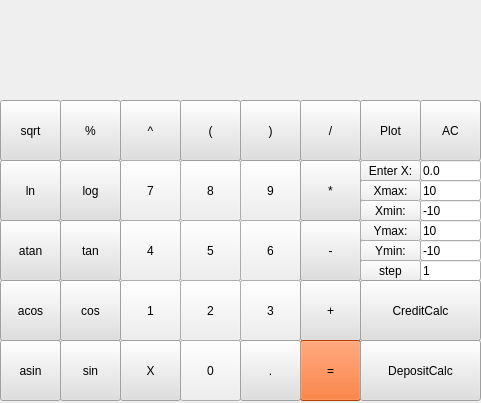
<?xml version="1.0" encoding="UTF-8"?>
<ui version="4.0">
 <class>MainWindow</class>
 <widget class="QMainWindow" name="MainWindow">
  <property name="geometry">
   <rect>
    <x>0</x>
    <y>0</y>
    <width>481</width>
    <height>403</height>
   </rect>
  </property>
  <property name="windowTitle">
   <string>Calculator</string>
  </property>
  <widget class="QWidget" name="centralwidget">
   <widget class="QLabel" name="label">
    <property name="geometry">
     <rect>
      <x>0</x>
      <y>0</y>
      <width>471</width>
      <height>101</height>
     </rect>
    </property>
    <property name="font">
     <font>
      <pointsize>20</pointsize>
     </font>
    </property>
    <property name="styleSheet">
     <string notr="true">QLabel {
	qproperty-alignment: 'AlignRight | AlignCenter';
	border-bottom: 1px solid gray
	background-color: rgb(223, 223, 223);	
}

background-color: rgb(223, 223, 223);	

</string>
    </property>
    <property name="text">
     <string/>
    </property>
   </widget>
   <widget class="QPushButton" name="buttonAC">
    <property name="geometry">
     <rect>
      <x>420</x>
      <y>100</y>
      <width>61</width>
      <height>61</height>
     </rect>
    </property>
    <property name="styleSheet">
     <string notr="true">QPushButton {
	background-color: rgb(223, 223, 223);	
}
</string>
    </property>
    <property name="text">
     <string>AC</string>
    </property>
   </widget>
   <widget class="QPushButton" name="buttonPow">
    <property name="geometry">
     <rect>
      <x>120</x>
      <y>100</y>
      <width>61</width>
      <height>61</height>
     </rect>
    </property>
    <property name="styleSheet">
     <string notr="true">QPushButton {
	background-color: rgb(223, 223, 223);	
}
</string>
    </property>
    <property name="text">
     <string>^</string>
    </property>
   </widget>
   <widget class="QPushButton" name="buttonDiv">
    <property name="geometry">
     <rect>
      <x>300</x>
      <y>100</y>
      <width>61</width>
      <height>61</height>
     </rect>
    </property>
    <property name="styleSheet">
     <string notr="true">QPushButton {
	background-color: rgb(223, 223, 223);	
}
</string>
    </property>
    <property name="text">
     <string>/</string>
    </property>
   </widget>
   <widget class="QPushButton" name="button9">
    <property name="geometry">
     <rect>
      <x>240</x>
      <y>160</y>
      <width>61</width>
      <height>61</height>
     </rect>
    </property>
    <property name="text">
     <string>9</string>
    </property>
   </widget>
   <widget class="QPushButton" name="buttonMult">
    <property name="geometry">
     <rect>
      <x>300</x>
      <y>160</y>
      <width>61</width>
      <height>61</height>
     </rect>
    </property>
    <property name="styleSheet">
     <string notr="true">QPushButton {
	background-color: rgb(223, 223, 223);	
}
</string>
    </property>
    <property name="text">
     <string>*</string>
    </property>
   </widget>
   <widget class="QPushButton" name="button7">
    <property name="geometry">
     <rect>
      <x>120</x>
      <y>160</y>
      <width>61</width>
      <height>61</height>
     </rect>
    </property>
    <property name="text">
     <string>7</string>
    </property>
   </widget>
   <widget class="QPushButton" name="button8">
    <property name="geometry">
     <rect>
      <x>180</x>
      <y>160</y>
      <width>61</width>
      <height>61</height>
     </rect>
    </property>
    <property name="text">
     <string>8</string>
    </property>
   </widget>
   <widget class="QPushButton" name="button6">
    <property name="geometry">
     <rect>
      <x>240</x>
      <y>220</y>
      <width>61</width>
      <height>61</height>
     </rect>
    </property>
    <property name="text">
     <string>6</string>
    </property>
   </widget>
   <widget class="QPushButton" name="buttonSub">
    <property name="geometry">
     <rect>
      <x>300</x>
      <y>220</y>
      <width>61</width>
      <height>61</height>
     </rect>
    </property>
    <property name="styleSheet">
     <string notr="true">QPushButton {
	background-color: rgb(223, 223, 223);	
}
</string>
    </property>
    <property name="text">
     <string>-</string>
    </property>
   </widget>
   <widget class="QPushButton" name="button4">
    <property name="geometry">
     <rect>
      <x>120</x>
      <y>220</y>
      <width>61</width>
      <height>61</height>
     </rect>
    </property>
    <property name="text">
     <string>4</string>
    </property>
   </widget>
   <widget class="QPushButton" name="button5">
    <property name="geometry">
     <rect>
      <x>180</x>
      <y>220</y>
      <width>61</width>
      <height>61</height>
     </rect>
    </property>
    <property name="text">
     <string>5</string>
    </property>
   </widget>
   <widget class="QPushButton" name="button3">
    <property name="geometry">
     <rect>
      <x>240</x>
      <y>280</y>
      <width>61</width>
      <height>61</height>
     </rect>
    </property>
    <property name="text">
     <string>3</string>
    </property>
   </widget>
   <widget class="QPushButton" name="buttonAdd">
    <property name="geometry">
     <rect>
      <x>300</x>
      <y>280</y>
      <width>61</width>
      <height>61</height>
     </rect>
    </property>
    <property name="autoFillBackground">
     <bool>false</bool>
    </property>
    <property name="styleSheet">
     <string notr="true">QPushButton {
	background-color: rgb(223, 223, 223);	
}
</string>
    </property>
    <property name="text">
     <string>+</string>
    </property>
   </widget>
   <widget class="QPushButton" name="button1">
    <property name="geometry">
     <rect>
      <x>120</x>
      <y>280</y>
      <width>61</width>
      <height>61</height>
     </rect>
    </property>
    <property name="text">
     <string>1</string>
    </property>
   </widget>
   <widget class="QPushButton" name="button2">
    <property name="geometry">
     <rect>
      <x>180</x>
      <y>280</y>
      <width>61</width>
      <height>61</height>
     </rect>
    </property>
    <property name="text">
     <string>2</string>
    </property>
   </widget>
   <widget class="QPushButton" name="buttonEQ">
    <property name="geometry">
     <rect>
      <x>300</x>
      <y>340</y>
      <width>61</width>
      <height>61</height>
     </rect>
    </property>
    <property name="autoFillBackground">
     <bool>false</bool>
    </property>
    <property name="styleSheet">
     <string notr="true">QPushButton {
	
	background-color: rgb(255, 85, 0);
}</string>
    </property>
    <property name="text">
     <string>=</string>
    </property>
    <property name="autoDefault">
     <bool>false</bool>
    </property>
   </widget>
   <widget class="QPushButton" name="button0">
    <property name="geometry">
     <rect>
      <x>180</x>
      <y>340</y>
      <width>61</width>
      <height>61</height>
     </rect>
    </property>
    <property name="text">
     <string>0</string>
    </property>
   </widget>
   <widget class="QPushButton" name="buttonDot">
    <property name="geometry">
     <rect>
      <x>240</x>
      <y>340</y>
      <width>61</width>
      <height>61</height>
     </rect>
    </property>
    <property name="styleSheet">
     <string notr="true">QPushButton {
	background-color: rgb(223, 223, 223);	
}
</string>
    </property>
    <property name="text">
     <string>.</string>
    </property>
   </widget>
   <widget class="QPushButton" name="buttonLBr">
    <property name="geometry">
     <rect>
      <x>180</x>
      <y>100</y>
      <width>61</width>
      <height>61</height>
     </rect>
    </property>
    <property name="styleSheet">
     <string notr="true">QPushButton {
	background-color: rgb(223, 223, 223);	
}
</string>
    </property>
    <property name="text">
     <string>(</string>
    </property>
   </widget>
   <widget class="QPushButton" name="buttonRBr">
    <property name="geometry">
     <rect>
      <x>240</x>
      <y>100</y>
      <width>61</width>
      <height>61</height>
     </rect>
    </property>
    <property name="styleSheet">
     <string notr="true">QPushButton {
	background-color: rgb(223, 223, 223);	
}
</string>
    </property>
    <property name="text">
     <string>)</string>
    </property>
   </widget>
   <widget class="QPushButton" name="buttonLog">
    <property name="geometry">
     <rect>
      <x>60</x>
      <y>160</y>
      <width>61</width>
      <height>61</height>
     </rect>
    </property>
    <property name="styleSheet">
     <string notr="true">QPushButton {
	background-color: rgb(223, 223, 223);	
}
</string>
    </property>
    <property name="text">
     <string>log</string>
    </property>
   </widget>
   <widget class="QPushButton" name="buttonTan">
    <property name="geometry">
     <rect>
      <x>60</x>
      <y>220</y>
      <width>61</width>
      <height>61</height>
     </rect>
    </property>
    <property name="styleSheet">
     <string notr="true">QPushButton {
	background-color: rgb(223, 223, 223);	
}
</string>
    </property>
    <property name="text">
     <string>tan</string>
    </property>
   </widget>
   <widget class="QPushButton" name="buttonCos">
    <property name="geometry">
     <rect>
      <x>60</x>
      <y>280</y>
      <width>61</width>
      <height>61</height>
     </rect>
    </property>
    <property name="styleSheet">
     <string notr="true">QPushButton {
	background-color: rgb(223, 223, 223);	
}
</string>
    </property>
    <property name="text">
     <string>cos</string>
    </property>
   </widget>
   <widget class="QPushButton" name="buttonSin">
    <property name="geometry">
     <rect>
      <x>60</x>
      <y>340</y>
      <width>61</width>
      <height>61</height>
     </rect>
    </property>
    <property name="styleSheet">
     <string notr="true">QPushButton {
	background-color: rgb(223, 223, 223);	
}
</string>
    </property>
    <property name="text">
     <string>sin</string>
    </property>
   </widget>
   <widget class="QPushButton" name="buttonLn">
    <property name="geometry">
     <rect>
      <x>0</x>
      <y>160</y>
      <width>61</width>
      <height>61</height>
     </rect>
    </property>
    <property name="styleSheet">
     <string notr="true">QPushButton {
	background-color: rgb(223, 223, 223);	
}
</string>
    </property>
    <property name="text">
     <string>ln</string>
    </property>
   </widget>
   <widget class="QPushButton" name="buttonAtan">
    <property name="geometry">
     <rect>
      <x>0</x>
      <y>220</y>
      <width>61</width>
      <height>61</height>
     </rect>
    </property>
    <property name="styleSheet">
     <string notr="true">QPushButton {
	background-color: rgb(223, 223, 223);	
}
</string>
    </property>
    <property name="text">
     <string>atan</string>
    </property>
   </widget>
   <widget class="QPushButton" name="buttonAcos">
    <property name="geometry">
     <rect>
      <x>0</x>
      <y>280</y>
      <width>61</width>
      <height>61</height>
     </rect>
    </property>
    <property name="styleSheet">
     <string notr="true">QPushButton {
	background-color: rgb(223, 223, 223);	
}
</string>
    </property>
    <property name="text">
     <string>acos</string>
    </property>
   </widget>
   <widget class="QPushButton" name="buttonAsin">
    <property name="geometry">
     <rect>
      <x>0</x>
      <y>340</y>
      <width>61</width>
      <height>61</height>
     </rect>
    </property>
    <property name="styleSheet">
     <string notr="true">QPushButton {
	background-color: rgb(223, 223, 223);	
}
</string>
    </property>
    <property name="text">
     <string>asin</string>
    </property>
   </widget>
   <widget class="QPushButton" name="buttonMod">
    <property name="geometry">
     <rect>
      <x>60</x>
      <y>100</y>
      <width>61</width>
      <height>61</height>
     </rect>
    </property>
    <property name="styleSheet">
     <string notr="true">QPushButton {
	background-color: rgb(223, 223, 223);	
}
</string>
    </property>
    <property name="text">
     <string>%</string>
    </property>
   </widget>
   <widget class="QPushButton" name="buttonX">
    <property name="geometry">
     <rect>
      <x>120</x>
      <y>340</y>
      <width>61</width>
      <height>61</height>
     </rect>
    </property>
    <property name="styleSheet">
     <string notr="true">QPushButton {
	background-color: rgb(223, 223, 223);	
}
</string>
    </property>
    <property name="text">
     <string>X</string>
    </property>
   </widget>
   <widget class="QPushButton" name="buttonPlot">
    <property name="geometry">
     <rect>
      <x>360</x>
      <y>100</y>
      <width>61</width>
      <height>61</height>
     </rect>
    </property>
    <property name="styleSheet">
     <string notr="true">QPushButton {
	background-color: rgb(223, 223, 223);	
}
</string>
    </property>
    <property name="text">
     <string>Plot</string>
    </property>
   </widget>
   <widget class="QLineEdit" name="lineX">
    <property name="geometry">
     <rect>
      <x>420</x>
      <y>160</y>
      <width>61</width>
      <height>21</height>
     </rect>
    </property>
    <property name="layoutDirection">
     <enum>Qt::LeftToRight</enum>
    </property>
    <property name="text">
     <string>0.0</string>
    </property>
   </widget>
   <widget class="QPushButton" name="buttonEnterX">
    <property name="geometry">
     <rect>
      <x>360</x>
      <y>160</y>
      <width>61</width>
      <height>21</height>
     </rect>
    </property>
    <property name="text">
     <string>Enter X:</string>
    </property>
   </widget>
   <widget class="QLineEdit" name="lineXmax">
    <property name="geometry">
     <rect>
      <x>420</x>
      <y>180</y>
      <width>61</width>
      <height>21</height>
     </rect>
    </property>
    <property name="layoutDirection">
     <enum>Qt::LeftToRight</enum>
    </property>
    <property name="text">
     <string>10</string>
    </property>
   </widget>
   <widget class="QPushButton" name="buttonEnterXmax">
    <property name="geometry">
     <rect>
      <x>360</x>
      <y>180</y>
      <width>61</width>
      <height>21</height>
     </rect>
    </property>
    <property name="text">
     <string>Xmax:</string>
    </property>
   </widget>
   <widget class="QLineEdit" name="lineXmin">
    <property name="geometry">
     <rect>
      <x>420</x>
      <y>200</y>
      <width>61</width>
      <height>21</height>
     </rect>
    </property>
    <property name="layoutDirection">
     <enum>Qt::LeftToRight</enum>
    </property>
    <property name="text">
     <string>-10</string>
    </property>
   </widget>
   <widget class="QPushButton" name="buttonEnterXmin">
    <property name="geometry">
     <rect>
      <x>360</x>
      <y>200</y>
      <width>61</width>
      <height>21</height>
     </rect>
    </property>
    <property name="text">
     <string>Xmin:</string>
    </property>
   </widget>
   <widget class="QPushButton" name="buttonEnterYmax">
    <property name="geometry">
     <rect>
      <x>360</x>
      <y>220</y>
      <width>61</width>
      <height>21</height>
     </rect>
    </property>
    <property name="text">
     <string>Ymax:</string>
    </property>
   </widget>
   <widget class="QLineEdit" name="lineYmax">
    <property name="geometry">
     <rect>
      <x>420</x>
      <y>220</y>
      <width>61</width>
      <height>21</height>
     </rect>
    </property>
    <property name="layoutDirection">
     <enum>Qt::LeftToRight</enum>
    </property>
    <property name="text">
     <string>10</string>
    </property>
   </widget>
   <widget class="QPushButton" name="buttonEnterYmin">
    <property name="geometry">
     <rect>
      <x>360</x>
      <y>240</y>
      <width>61</width>
      <height>21</height>
     </rect>
    </property>
    <property name="text">
     <string>Ymin:</string>
    </property>
   </widget>
   <widget class="QLineEdit" name="lineYmin">
    <property name="geometry">
     <rect>
      <x>420</x>
      <y>240</y>
      <width>61</width>
      <height>21</height>
     </rect>
    </property>
    <property name="layoutDirection">
     <enum>Qt::LeftToRight</enum>
    </property>
    <property name="text">
     <string>-10</string>
    </property>
   </widget>
   <widget class="QLineEdit" name="lineStep">
    <property name="geometry">
     <rect>
      <x>420</x>
      <y>260</y>
      <width>61</width>
      <height>21</height>
     </rect>
    </property>
    <property name="layoutDirection">
     <enum>Qt::LeftToRight</enum>
    </property>
    <property name="text">
     <string>1</string>
    </property>
   </widget>
   <widget class="QPushButton" name="buttonEnterYmin_2">
    <property name="geometry">
     <rect>
      <x>360</x>
      <y>260</y>
      <width>61</width>
      <height>21</height>
     </rect>
    </property>
    <property name="text">
     <string>step</string>
    </property>
   </widget>
   <widget class="QPushButton" name="buttonCredit">
    <property name="geometry">
     <rect>
      <x>360</x>
      <y>280</y>
      <width>121</width>
      <height>61</height>
     </rect>
    </property>
    <property name="autoFillBackground">
     <bool>false</bool>
    </property>
    <property name="styleSheet">
     <string notr="true">QPushButton {
	background-color: rgb(223, 223, 223);	
}
</string>
    </property>
    <property name="text">
     <string>CreditCalc</string>
    </property>
   </widget>
   <widget class="QPushButton" name="buttonDeposit">
    <property name="geometry">
     <rect>
      <x>360</x>
      <y>340</y>
      <width>121</width>
      <height>61</height>
     </rect>
    </property>
    <property name="autoFillBackground">
     <bool>false</bool>
    </property>
    <property name="styleSheet">
     <string notr="true">QPushButton {
	background-color: rgb(223, 223, 223);	
}
</string>
    </property>
    <property name="text">
     <string>DepositCalc</string>
    </property>
   </widget>
   <widget class="QPushButton" name="buttonSqrt">
    <property name="geometry">
     <rect>
      <x>0</x>
      <y>100</y>
      <width>61</width>
      <height>61</height>
     </rect>
    </property>
    <property name="styleSheet">
     <string notr="true">QPushButton {
	background-color: rgb(223, 223, 223);	
}
</string>
    </property>
    <property name="text">
     <string>sqrt</string>
    </property>
   </widget>
  </widget>
 </widget>
 <resources/>
 <connections/>
</ui>
